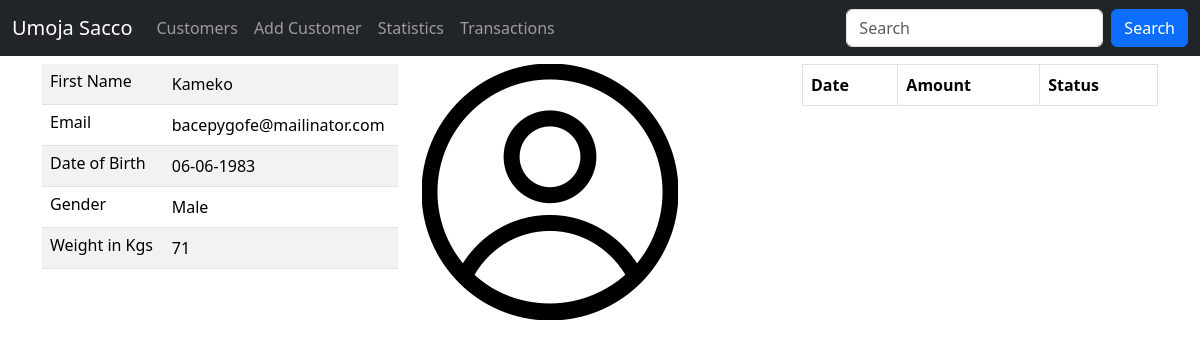
/customers/details/105, run on the app's committed database.
### sacco/models.py (models this page shows, shortened)
class Customer(models.Model):
    first_name = models.CharField(max_length=30) #charfield = varchar
    last_name = models.CharField(max_length=30)
    email = models.EmailField(unique=True) #varchar + ensures email is unique
    dob = models.DateField()
    gender = models.CharField(max_length=10)
    weight = models.IntegerField(default=0)
    created_at = models.DateTimeField(auto_now_add=True)
    updated_at = models.DateTimeField(auto_now=True)
    class Meta:
        db_table = 'customers'

### sacco/views.py (the view)
# urls.py: path('customers/details/<int:customer_id>', views.customer_details, name='customer_details'),
def customer_details(request, customer_id):
    customer = Customer.objects.get(id=customer_id)
    deposits = Deposit.objects.filter(customer_id=customer_id)
    return render(request, "details.html", {"deposits": deposits, "customer": customer})

### templates/details.html (shortened to what this page needs)
{% extends 'master.html' %}
{% load static %}
{% block content %}
    <div class="container">
        <div class="row mt-2">
            <div class="col-sm-4">
                <table class="table table-striped">
                    <tr>
                        <td class="h6">First Name</td>
                        <td>{{ customer.first_name }}</td>
                    </tr>
                    <tr>
                        <td class="h6">Email</td>
                        <td>{{ customer.email }}</td>
                    </tr>
                    <tr>
                        <td class="h6">Date of Birth</td>
                        <td>{{ customer.dob | date:"d-m-Y" }}</td>
                    </tr>
                    <tr>
                        <td class="h6">Gender</td>
                        <td>{{ customer.gender }}</td>
                    </tr>
                    <tr>
                        <td class="h6">Weight in Kgs</td>
                        <td>{{ customer.weight }}</td>
                    </tr>
                </table>
            </div>
            <div class="col-sm-4">
                <img src="{% static 'profile.png' %}" alt="">
            </div>
            <div class="col-sm-4">
                <table class="table table-bordered">
                    <tr>
                        <th>Date</th>
                        <th>Amount</th>
                        <th>Status</th>
                    </tr>
                </table>
            </div>
        </div>
    </div>
{% endblock %}

### data on the page
Customer: first_name "Kameko", email "bacepygofe@mailinator.com", dob "06-06-1983", gender "Male", weight "71"
